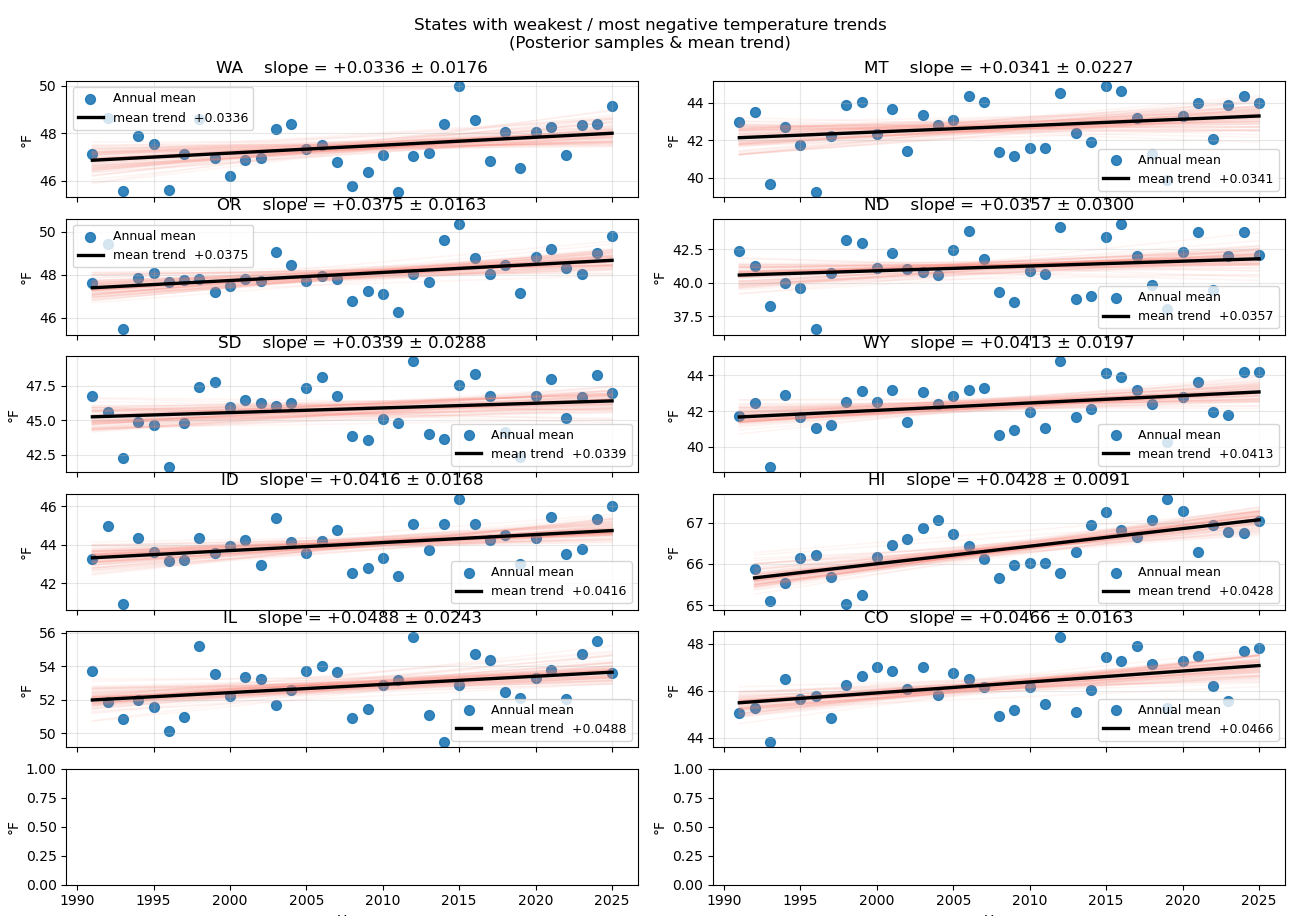

Reproduce this figure in Python.
import numpy as np
import pandas as pd
import matplotlib.pyplot as plt
from scipy import stats

np.random.seed(2025)

# ────────────────────────────────────────────────
#  Hyperparameters (same as before)
# ────────────────────────────────────────────────
N_ITER         = 35_000
BURN_IN        =  7_000
THIN           =     5
PROPOSAL_SCALE = {'intercept': 1.3, 'slope': 0.018, 'sigma': 0.40}

# ────────────────────────────────────────────────
#  1. Load & prepare annual state averages
# ────────────────────────────────────────────────
df = pd.read_csv("data.csv")
annual = df.groupby(['State', 'Year'])['Temperature'].mean().reset_index()
annual = annual.rename(columns={'Temperature': 'T_avg'})

# Quick OLS screening to find candidates with weakest / negative trends
trends = []
for state, group in annual.groupby('State'):
    if len(group) < 15: continue
    yrs = group['Year'].values
    tmp = group['T_avg'].values
    slope, _ = np.polyfit(yrs, tmp, 1)
    trends.append((state, slope, len(yrs), tmp.mean()))

trends_df = pd.DataFrame(trends, columns=['State','ols_slope','nyears','mean_T'])
trends_df = trends_df.sort_values('ols_slope')

# Select states with most negative / flattest trends
focus_states = trends_df['State'].head(10).tolist()   # ← top 10 weakest trends
print("States selected for detailed MCMC (weakest/negative OLS trends):")
print(trends_df.head(10)[['State','ols_slope','nyears']].round(4).to_string(index=False))
print()

# ────────────────────────────────────────────────
#  2. Bayesian linear regression functions (same as before)
# ────────────────────────────────────────────────
def log_posterior(intercept, slope, log_sigma, t, y):
    sigma = np.exp(log_sigma)
    if sigma <= 0: return -np.inf
    mu = intercept + slope * t
    log_lik = stats.norm.logpdf(y - mu, scale=sigma).sum()
    log_prior = (
        stats.norm.logpdf(intercept,  50, 12) +
        stats.norm.logpdf(slope,     0.02, 0.10) +
        stats.norm.logpdf(log_sigma, np.log(1.3), 1.2)
    )
    return log_lik + log_prior


def run_mcmc(y, t):
    # Rough OLS start
    slope_init, intercept_init = np.polyfit(t, y, 1)
    resid = y - (intercept_init + slope_init * t)
    sigma_init = np.std(resid, ddof=1)
    log_sigma_init = np.log(sigma_init + 1e-8)

    current = np.array([intercept_init, slope_init, log_sigma_init])
    samples = []
    n_accepted = 0

    for i in range(N_ITER):
        prop = current + np.random.normal(0, [
            PROPOSAL_SCALE['intercept'],
            PROPOSAL_SCALE['slope'],
            PROPOSAL_SCALE['sigma']
        ], size=3)

        logp_curr = log_posterior(*current, t, y)
        logp_prop = log_posterior(*prop,     t, y)

        if np.log(np.random.rand()) < (logp_prop - logp_curr):
            current = prop
            n_accepted += 1

        if i >= BURN_IN and (i - BURN_IN) % THIN == 0:
            samples.append(current.copy())

    samples = np.array(samples)
    acc_rate = n_accepted / N_ITER
    return samples, acc_rate


# ────────────────────────────────────────────────
#  3. Run MCMC on selected states & collect results
# ────────────────────────────────────────────────
results = {}
fig, axes = plt.subplots(len(focus_states)//2 + 1, 2, figsize=(13, 3.2*len(focus_states)//2 + 1),
                         sharex=True, squeeze=False)
fig.suptitle("States with weakest / most negative temperature trends\n(Posterior samples & mean trend)", y=0.98)

for idx, state in enumerate(focus_states):
    sub = annual[annual['State'] == state].sort_values('Year')
    years = sub['Year'].values
    temps = sub['T_avg'].values
    t = years - years[0]

    print(f"\nRunning MCMC → {state}  ({len(years)} years)")
    samples, acc = run_mcmc(temps, t)
    if len(samples) == 0:
        print("  → sampling failed")
        continue

    intercept_s = samples[:,0]
    slope_s     = samples[:,1]
    sigma_s     = np.exp(samples[:,2])

    results[state] = {
        'slope_mean':   slope_s.mean(),
        'slope_std':    slope_s.std(),
        'slope_ci95':   np.percentile(slope_s, [2.5,97.5]),
        'p_positive':   (slope_s > 0).mean(),
        'n_samples':    len(slope_s),
        'acc_rate':     acc
    }

    # Plot
    ax = axes[idx//2, idx%2]
    ax.scatter(years, temps, c='C0', s=50, alpha=0.9, label='Annual mean')

    # 80 posterior lines
    for i in np.random.choice(len(slope_s), 80, replace=False):
        ax.plot(years, intercept_s[i] + slope_s[i] * t,
                c='salmon', alpha=0.08, lw=1.1, zorder=1)

    # Mean trend
    ax.plot(years, intercept_s.mean() + slope_s.mean() * t,
            'k', lw=2.4, label=f'mean trend  {slope_s.mean():+.4f}')

    ax.set_title(f"{state}    slope = {slope_s.mean():+.4f} ± {slope_s.std():.4f}")
    ax.grid(True, alpha=0.3)
    ax.legend(fontsize=9, loc='upper left' if idx==0 else 'best')

for ax in axes.flat:
    ax.set_ylabel("°F")
axes[-1,0].set_xlabel("Year")
axes[-1,1].set_xlabel("Year")
plt.tight_layout(rect=[0,0,1,0.96])
plt.show()

# ────────────────────────────────────────────────
#  Summary table
# ────────────────────────────────────────────────
summary = pd.DataFrame.from_dict(results, orient='index')
summary = summary[['slope_mean','slope_std','p_positive','acc_rate']]
summary.columns = ['slope_mean','slope_std','P(slope>0)','accept_rate']
print("\nSummary of posterior slope estimates (weakest trends first):")
print(summary.sort_values('slope_mean').round(4).to_string())
